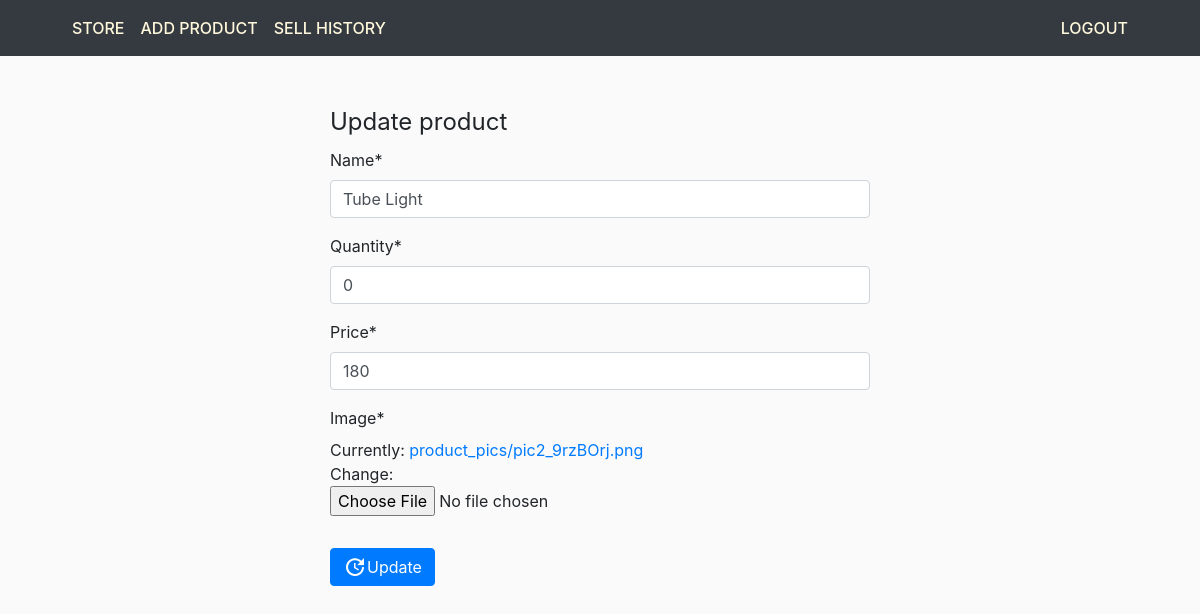
The page /update/5 (signed in) on the database its author committed.
### store/models.py (models this page shows, shortened)
class Product(models.Model):
    name =  models.CharField(max_length=50)
    quantity = models.IntegerField()
    price = models.IntegerField()
    image = models.ImageField(default='default.jpg',upload_to='product_pics')

### store/views.py (the view)
# urls.py: path('update/<int:pk>',ProductUpdate.as_view(), name='update'),
class ProductUpdate(LoginRequiredMixin,UpdateView):
    model = Product
    fields = '__all__'
    template_name = 'store/update_product.html'

### store/templates/store/update_product.html (shortened to what this page needs)
{% extends 'store/main.html' %}
{% load crispy_forms_tags %}
{% block content %}
  <div class="row">
      <div class="col-md-3 col-sm-1">
      </div>
      <div class="col-md-6 col-sm-10">
        <form  method="POST"  enctype="multipart/form-data">
            <fieldset class="form-group">
                <legend> Update product </legend>
                  {{form|crispy}}
            </fieldset>
            <div class="form-group ">
                <button type="submit"  class="btn btn-primary d-flex justify-content-center"><span class="material-icons">
                    </span>Update</button>
            </div>
        </form>
      </div>
      <div class="col-md-3 col-sm-1">
      </div>
  </div>
{% endblock %}

### static/css/main.css (style rules this page uses)
body { background-color: hsl(0, 0%, 98%); }

### rows shown on the page
Product: name "Tube Light", quantity "0", price "180"
